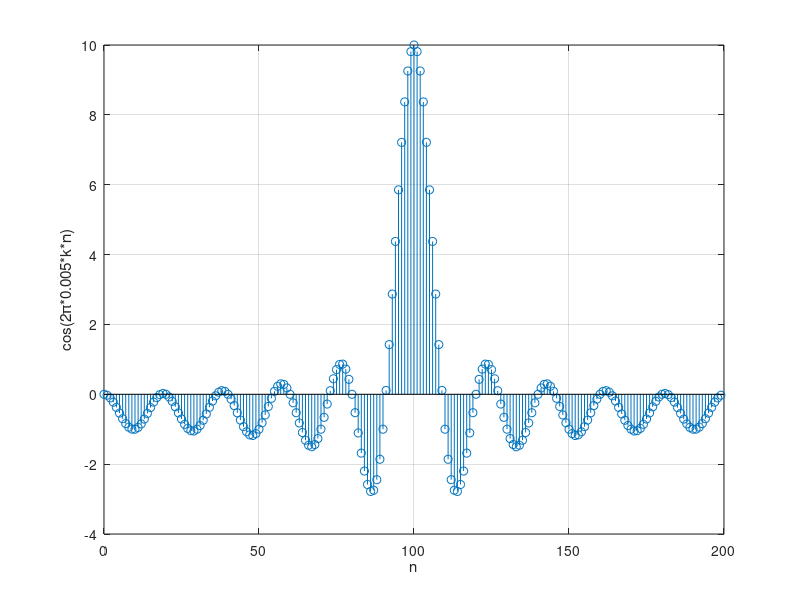

Reproduce this figure in MATLAB. (Note: this script raises an error after producing the figure.)
%% Question 1.1
n = 0:199;
x = cos(2*pi*0.005*n);
stem(n,x); % stem: Discrete-time datapoints에서 x축을 수선을 내린 그래프
xlabel('n'), ylabel('cos(2\pi*0.005n)'); grid on;

%% Question 1.2
n = 0:199;
x_n = 0;
for k=1:10
    out = cos(2*pi*0.005*k*n);
    x_n = x_n + out;
end
stem(n, x_n);
xlabel('n'), ylabel('cos(2\pi*0.005*k*n)'); grid on;

%% Question 1.3
n = 0:199;
x_n = 0;
for k=1:10
    out = cos(2*pi*0.005*k*n);
    x_n = x_n + out;
end
xn_shift = fftshift(x_n); % Rearranges F{X} by shifting the zero-frequency component to the center of the array.
stem(n, xn_shift);
xlabel('n'), ylabel('cos(2\pi*0.005*k*n)'); grid on;

%% Question 2.1
n_length = 100;

y = DT_square_conv(8,7);
y = [y zeros(1,n_length-length(y))];
stem(0:length(y)-1, y)
xlabel('n'), ylabel('y(n)'), title('N=2')

%% Question 2.2
y_3 = DT_square_conv(30,3);
y_3 = [y_3 zeros(1,n_length-length(y_3))];
figure, stem(0:length(y_3)-1, y_3);
xlabel('n'), ylabel('y(n)'), title('N=3')

y_5 = DT_square_conv(30,5);
y_5 = [y_5 zeros(1,n_length-length(y_5))];
figure, stem(0:length(y_5)-1, y_5);
xlabel('n'), ylabel('y(n)'), title('N=5')

y_10 = DT_square_conv(30,10);
y_10 = [y_10 zeros(1,n_length-length(y_10))];
figure, stem(0:length(y_10)-1, y_10);
xlabel('n'), ylabel('y(n)'), title('N=10')

%% Question 2.3
n_length = 100;
x = ones(1,30);

h_2 = ones(1,2);
y_2 = conv(x,h_2);
y_2 = [y_2 zeros(1,n_length-length(y_2))];
figure, stem(0:n_length-1, y_2)
xlabel('n'), ylabel('y(n)'), title('N=2')

h_3 = ones(1,3);
y_3 = conv(x,h_3);
y_3 = [y_3 zeros(1,n_length-length(y_3))];
figure, stem(0:n_length-1, y_3)
xlabel('n'), ylabel('y(n)'), title('N=3')

h_5 = ones(1,5);
y_5 = conv(x,h_5);
y_5 = [y_5 zeros(1,n_length-length(y_5))];
figure, stem(0:n_length-1, y_5)
xlabel('n'), ylabel('y(n)'), title('N=5')

h_10 = ones(1,10);
y_10 = conv(x,h_10);
y_10 = [y_10 zeros(1,n_length-length(y_10))];
figure, stem(0:n_length-1, y_10)
xlabel('n'), ylabel('y(n)'), title('N=10')

%% Question 3.1
im_size = 255;
im = phantom(im_size);

n_std = 0.1;
n = n_std*randn(size(im));
im_n = im + n;

kernel_size = 5;
kernel = gausswin(kernel_size, 1);
kernel_2D = kernel*kernel';
expanded_kernel = zeros(size(im));
i = (im_size-kernel_size)/2+1;
j = (im_size+kernel_size)/2;
expanded_kernel(i:j, i:j) = kernel_2D;
im_dn = conv2(im_n, expanded_kernel, 'same');

figure,
subplot(131), imshow(im, []), title('Original image');
subplot(132), imshow(im_n, []), title('Image with random noise');
subplot(133), imshow(im_dn, []), title('Denoised image');

impulse = zeros(size(im));
impulse(128, 128) = 1;
reduced_conv_out = conv2(kernel_2D, impulse, 'same');
conv_out = conv2(expanded_kernel, impulse, 'same');

figure,
subplot(131), imshow(impulse, []), title('Impulse function');
subplot(132), imshow(kernel_2D, []), title('Gaussian kernel (size=5)');
subplot(133), imshow(reduced_conv_out, []), title('\delta(x,y) \ast h(x,y)');

[X, Y] = meshgrid(1:im_size, 1:im_size);
figure, surf(X, Y, impulse, EdgeColor="#0072BD");
xlabel('x'), ylabel('y'), zlabel('value'), title('Impulse function');
figure, surf(X, Y, expanded_kernel, EdgeColor="#0072BD");
xlabel('x'), ylabel('y'), zlabel('value'), title('Gaussian kernel (size=5), h(x,y)');
figure, surf(X, Y, conv_out, EdgeColor="#0072BD");
xlabel('x'), ylabel('y'), zlabel('value'), title('\delta(x,y) \ast h(x,y)');

%% Question 3.2
im_size = 255;
im = phantom(im_size);

n_std = 0.1;
n = n_std*randn(size(im));
im_n = im + n;

kernel_size = 11;
kernel = gausswin(kernel_size, 1);
kernel_2D = kernel*kernel';
expanded_kernel = zeros(size(im));
i = (im_size-kernel_size)/2+1;
j = (im_size+kernel_size)/2;
expanded_kernel(i:j, i:j) = kernel_2D;
im_dn = conv2(im_n, expanded_kernel, 'same');

figure,
subplot(131), imshow(im, []), title('Original image');
subplot(132), imshow(im_n, []), title('Image with random noise');
subplot(133), imshow(im_dn, []), title('Denoised image');

impulse = zeros(size(im));
impulse(128, 128) = 1;
reduced_conv_out = conv2(kernel_2D, impulse, 'same');
conv_out = conv2(expanded_kernel, impulse, 'same');

figure,
subplot(131), imshow(impulse, []), title('Impulse function');
subplot(132), imshow(kernel_2D, []), title('Gaussian kernel (size=11)');
subplot(133), imshow(reduced_conv_out, []), title('\delta(x,y) \ast h(x,y)');

[X, Y] = meshgrid(1:im_size, 1:im_size);
figure, surf(X, Y, impulse, EdgeColor="#0072BD");
xlabel('x'), ylabel('y'), zlabel('value'), title('Impulse function');
figure, surf(X, Y, expanded_kernel, EdgeColor="#0072BD");
xlabel('x'), ylabel('y'), zlabel('value'), title('Gaussian kernel (size=11), h(x,y)');
figure, surf(X, Y, conv_out, EdgeColor="#0072BD");
xlabel('x'), ylabel('y'), zlabel('value'), title('\delta(x,y) \ast h(x,y)');